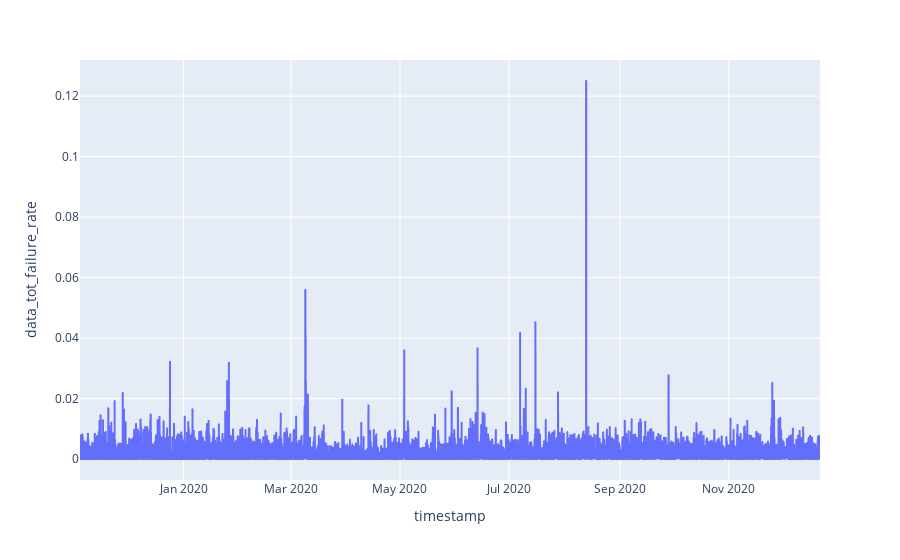

The notebook cell saved with this chart:
### Code cell
column = 'data_tot_failure_rate'
fig = px.line(sector_df, x="timestamp", y=column)
fig.show()

### Figure 1 — Plotly figure (JSON) as saved in the notebook; plotly's stock layout.template omitted (floating-point values rounded to 4 significant figures; data arrays with more than 128 entries replaced by an {"elided": "..."} marker saying what was removed)
{"data": [{"hovertemplate": "timestamp=%{x}<br>data_tot_failure_rate=%{y}<extra></extra>", "legendgroup": "", "line": {"color": "#636efa", "dash": "solid"}, "mode": "lines", "name": "", "showlegend": false, "type": "scattergl", "x": {"elided": "9327 str values"}, "xaxis": "x", "y": {"elided": "9327 float values"}, "yaxis": "y"}], "layout": {"legend": {"tracegroupgap": 0}, "margin": {"t": 60}, "xaxis": {"anchor": "y", "domain": [0, 1], "title": {"text": "timestamp"}}, "yaxis": {"anchor": "x", "domain": [0, 1], "title": {"text": "data_tot_failure_rate"}}}}
